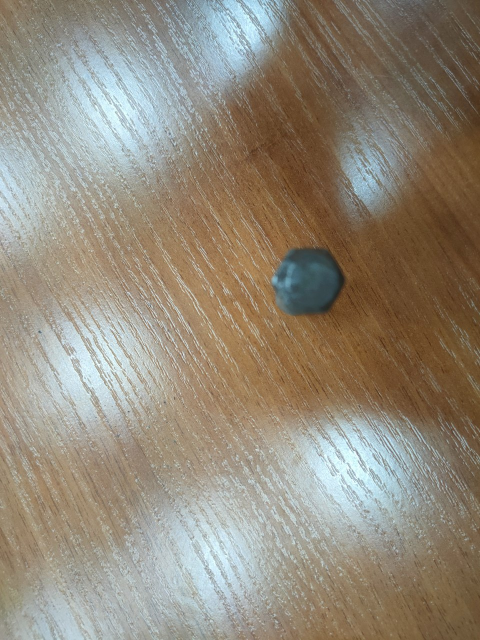
#> input picture data/photo_10_2024-02-26_11-57-40.jpg, 960 x 1280 px (shown at 1/2 size); its folder holds only this picture in this run
$ python main.py
#> lines starting #> are read from the running program, lines starting #| are printed output that depends on the picture
from src.constants import *
from src.utils import *
from src.get_angle import get_angle
from yolo.make_predictions import get_predictions
import cv2 as cv
import numpy as np
import math
import glob
import sys


class Button:
    def __init__(self, x, y, text, font_scale):
#> in main, img is the input picture: shape (1280, 960, 3); mean B, G, R 122.6, 137.8, 146.9
        self.x = x
        self.y = y
        self.font_scale = font_scale
        self.text = text

        text_size, *_ = cv.getTextSize(text, cv.FONT_HERSHEY_SIMPLEX, font_scale, 2)
        self.w = text_size[0] + 20
        self.h = text_size[1] + 10

        self.rendered_button = np.ones((self.h, self.w, 3), dtype=np.uint8) * 255
        self.rendered_button = cv.rectangle(self.rendered_button, (0, 0), (self.w - 1, self.h - 1), color=(0, 0, 0), thickness=2)
        self.rendered_button = cv.putText(self.rendered_button, text, (10, self.h - 5), cv.FONT_HERSHEY_SIMPLEX, font_scale, color=(0, 0, 0), thickness=2)

    def check4click(self, x, y):
        if self.x <= x <= self.x + self.w and self.y <= y <= self.y + self.h:
            return True
        else:
            return False


class CoordinateStorage:
    def __init__(self):
        self.point = [None, None]

    def click_event(self, event, x, y, flags, params):
        if event == cv.EVENT_LBUTTONDOWN:
            self.point[0] = x
            self.point[1] = y

    def empty_points(self):
        self.point = [None, None]


def render_window(images, mode, buttons, dots=None, rects=None, angle=None):
#> called with mode = 1
    window = np.ones((WINDOW_HEIGHT, WINDOW_WIDTH, CHANNELS), dtype=np.uint8) * 255
    for b in buttons:
        window[b.y: b.y + b.h, b.x: b.x + b.w] = b.rendered_button

    if dots is not None:
        for dot in dots:
            cv.circle(images, dot, 4, (0, 0, 255), -1)
    if rects is not None:
        cv.putText(window, f"{len(rects)} objects", (10, 300), 0, 2, (0, 0, 0), 2)
        for rect in rects:
            cv.rectangle(images, rect[0], rect[1], (0, 255, 0), 2)

    if angle == 404:
        cv.putText(window, f"imposible to", (900, 300), 0, 1, (0, 0, 0), 2)
        cv.putText(window, f"determine angle", (900, 330), 0, 1, (0, 0, 0), 2)
    elif angle is not None:
        cv.putText(window, f"{angle} rad", (900, 300), 0, 1, (0, 0, 0), 1)

    if mode == 1 or mode == 2:
        h, w, *_ = images.shape
#> h = 1280; w = 960
        new_size = int(CROP_SIZE * 1.5)
        img = cv.resize(images, (int(new_size / (h / w)), new_size))
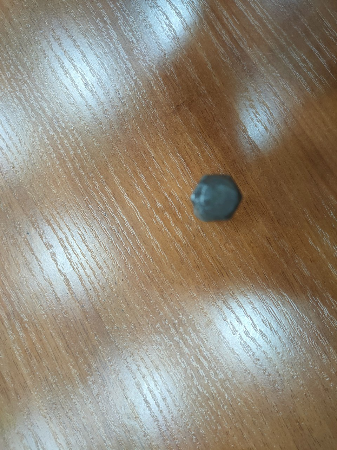
#> img: shape (450, 337, 3); mean B, G, R 122.5, 137.6, 146.8
        h, w, *_ = img.shape
#> h = 450; w = 337
        window[10:10 + h, (WINDOW_WIDTH - w) // 2: (WINDOW_WIDTH - w) // 2 + w] = img
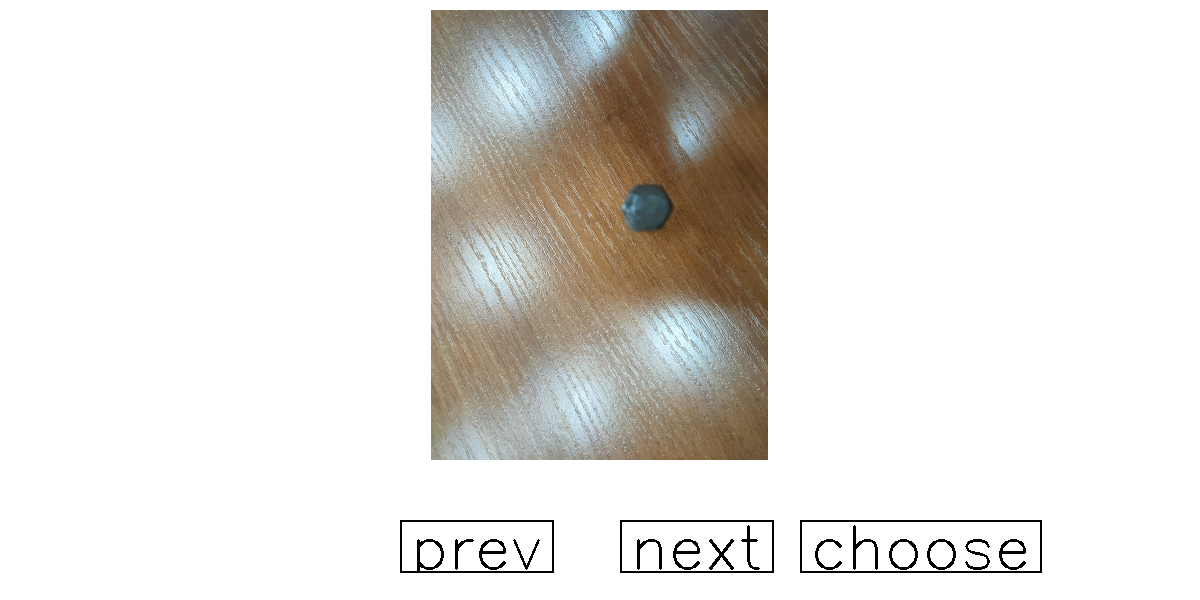
#> window: shape (600, 1200, 3); mean B, G, R 224.9, 228.1, 230
    else:
        left_img, right_img = images
        window[LEFT_yOFFSET:LEFT_yOFFSET + CROP_SIZE, LEFT_xOFFSET:LEFT_xOFFSET + CROP_SIZE] = left_img
        window[RIGHT_yOFFSET:RIGHT_yOFFSET + CROP_SIZE, RIGHT_xOFFSET:RIGHT_xOFFSET + CROP_SIZE] = right_img

    return window


def main():
    raw_coords = list()
    coords = list()
    pressedDone = False

    image_paths = "data/"
    samples = glob.glob(image_paths + "*.png") + glob.glob(image_paths + "*.jpg")

    storage = CoordinateStorage()

    main_buttons = [Button(400, 520, "prev", 2),
                    Button(620, 520, "next", 2),
                    Button(800, 520, "choose", 2)]

    angle = None
    img_id = 0
    mode = 1
    rects = None
    pts = None

    while True:

        if mode == 1:
            img = cv.imread(samples[img_id])
            buttons = main_buttons
        elif mode == 2:
            buttons = [Button(500, 520, "back", 2),]
        window = render_window(img, mode, buttons, pts, rects, angle)
        cv.imshow(WINDOW_NAME, window)


        cv.setMouseCallback(WINDOW_NAME, storage.click_event)
        if storage.point[0] is not None:
            x, y = storage.point
        else:
            x, y = -1, -1


        if mode == 1:
            if buttons[0].check4click(x, y):
                img_id = max(0, img_id - 1)
                storage.empty_points()
            elif buttons[1].check4click(x, y):
                img_id = min(len(samples) - 1, img_id + 1)
                storage.empty_points()
            elif buttons[2].check4click(x, y):
                mode = 2
                storage.empty_points()
                continue

        if mode ==2:
            if buttons[0].check4click(x, y):
                rects = None
                pts = None
                angle = None
                mode = 1
                storage.empty_points()

        if cv.waitKey(1) == ord('q'):
#> (key q is pressed here)
            break

        if mode == 2 and rects is None:
            rects = []
            pts = []
            for label in get_predictions(samples[img_id]):
                cx, cy, w, h, conf, *kpts = label
                height, width, _ = img.shape
                cx *= width
                cy *= height
                w *= width
                h *= height

                rects.append(((int(cx - w / 2), int(cy - h / 2)), (int(cx + w / 2), int(cy + h / 2))))
                points = list()
                for i in range(0, len(kpts), 3):
                    pts.append((int(kpts[i] * width), int(kpts[i + 1] * height)))
                    points.append(pts[-1])

                if len(points) == 6 and (angle == 404 or angle is None):
                    angle = get_angle(points, "hexagon")
                else:
                    angle = 404

if __name__ == "__main__":
    main()

$ run again, on data/photo_3_2024-02-26_11-57-40.jpg
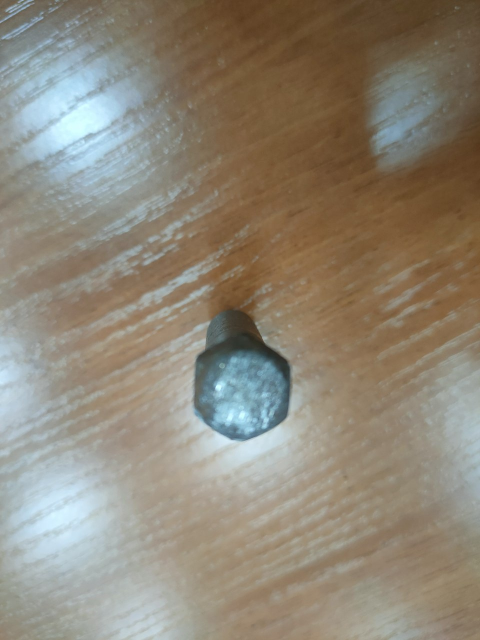
#> input picture data/photo_3_2024-02-26_11-57-40.jpg, 960 x 1280 px (shown at 1/2 size)
#> in main, img is the input picture: shape (1280, 960, 3); mean B, G, R 119.3, 134.2, 142.5
#> in render_window, `img = cv.resize(images, (int(new_size / (h / w)), new_size))`:
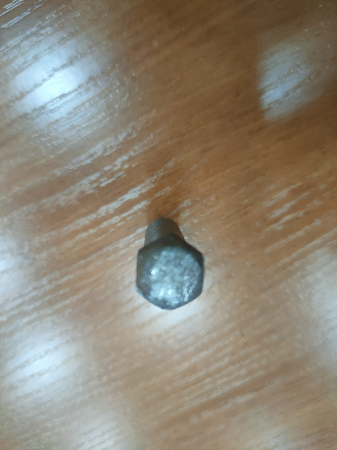
#> img: shape (450, 337, 3); mean B, G, R 119.2, 134.1, 142.4
#> in render_window, `window[10:10 + h, (WINDOW_WIDTH - w) // 2: (WINDOW_WIDTH - w) // 2 + w..`:
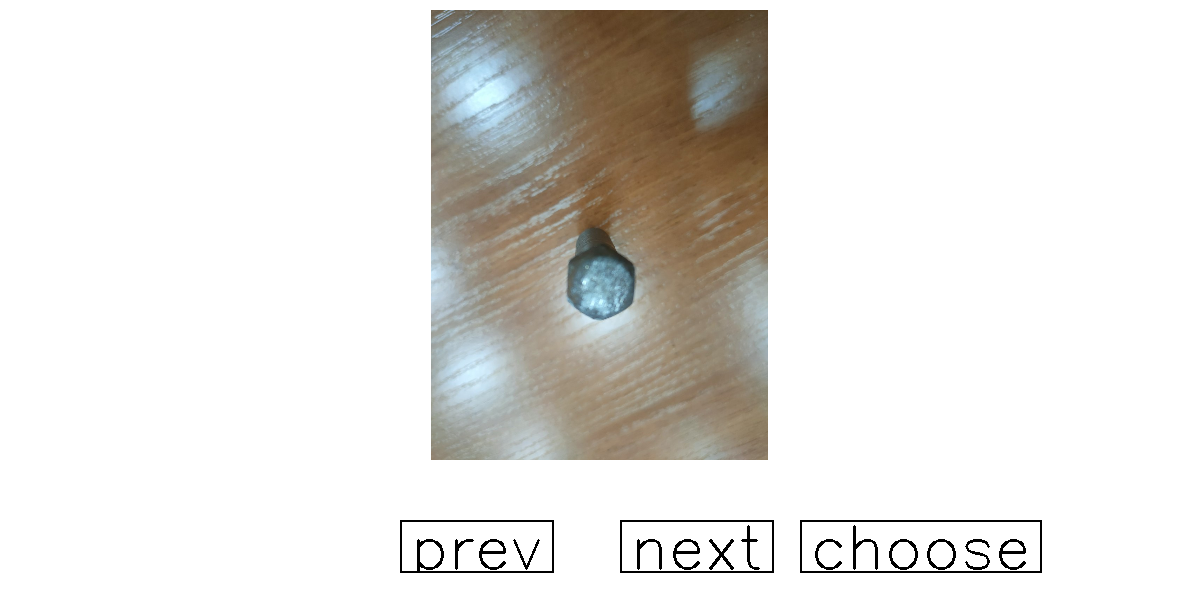
#> window: shape (600, 1200, 3); mean B, G, R 224.2, 227.4, 229.1

$ run again, on data/photo_4_2024-02-26_11-57-40.jpg
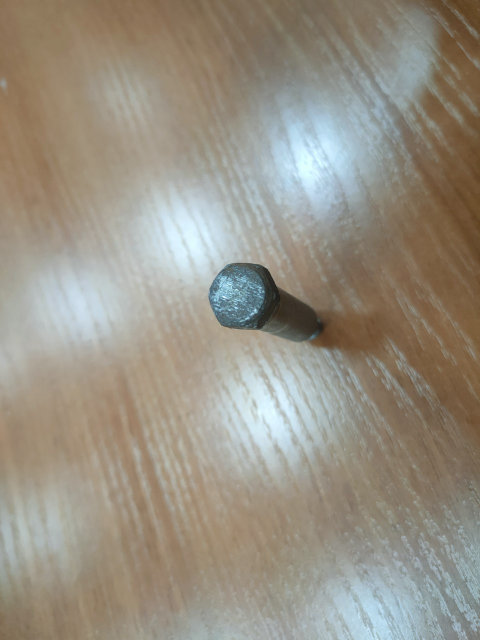
#> input picture data/photo_4_2024-02-26_11-57-40.jpg, 960 x 1280 px (shown at 1/2 size)
#> in main, img is the input picture: shape (1280, 960, 3); mean B, G, R 132.2, 145.3, 151.9
#> in render_window, `img = cv.resize(images, (int(new_size / (h / w)), new_size))`:
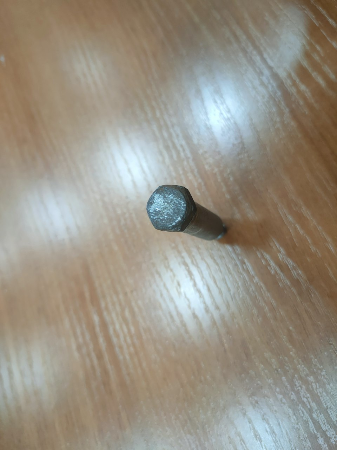
#> img: shape (450, 337, 3); mean B, G, R 132.1, 145.2, 151.8
#> in render_window, `window[10:10 + h, (WINDOW_WIDTH - w) // 2: (WINDOW_WIDTH - w) // 2 + w..`:
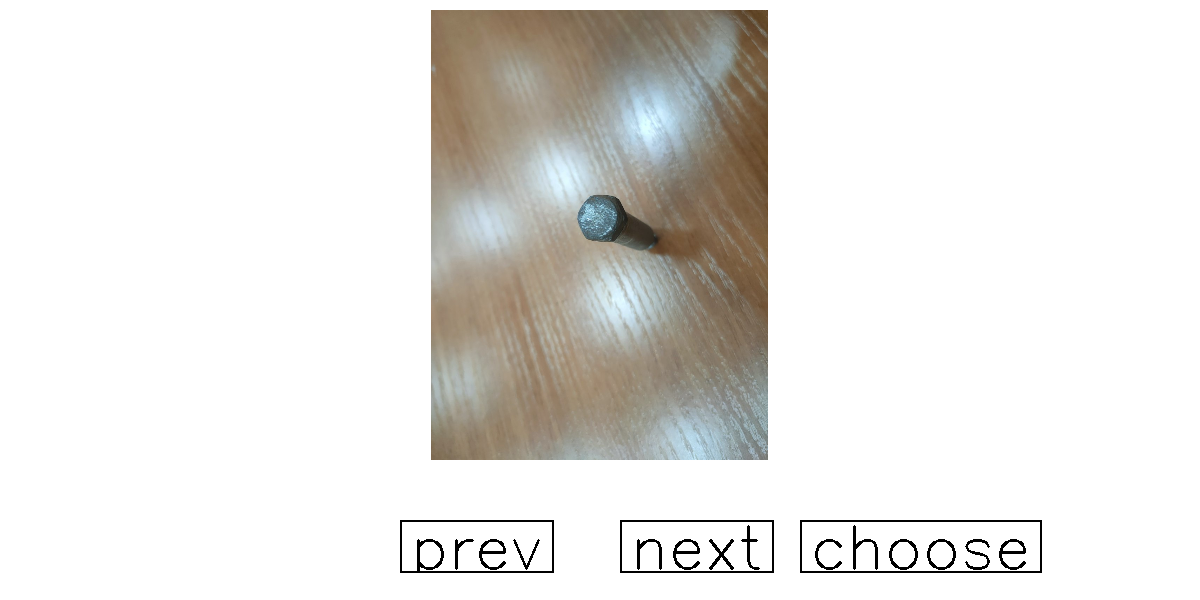
#> window: shape (600, 1200, 3); mean B, G, R 227, 229.7, 231.1

$ run again, on data/photo_5_2024-02-26_11-57-40.jpg
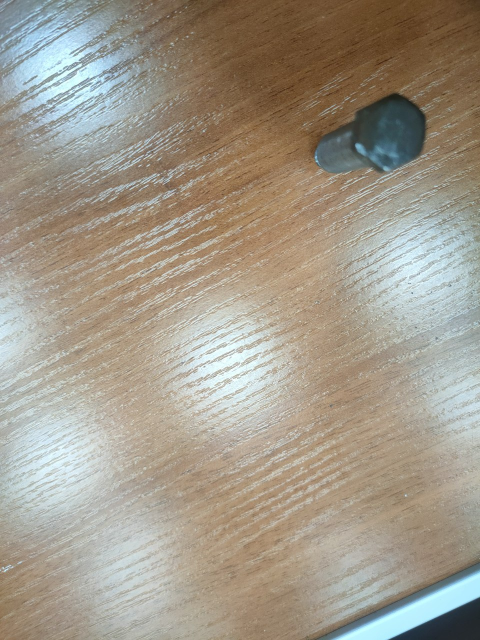
#> input picture data/photo_5_2024-02-26_11-57-40.jpg, 960 x 1280 px (shown at 1/2 size)
#> in main, img is the input picture: shape (1280, 960, 3); mean B, G, R 138.3, 152.8, 160.9
#> in render_window, `img = cv.resize(images, (int(new_size / (h / w)), new_size))`:
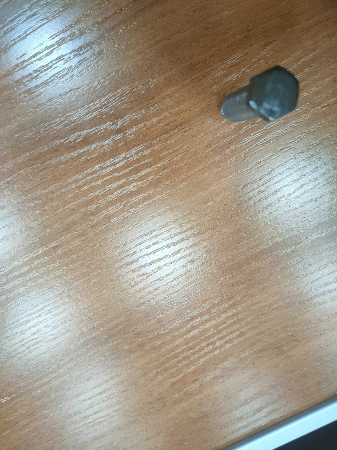
#> img: shape (450, 337, 3); mean B, G, R 138.2, 152.7, 160.8
#> in render_window, `window[10:10 + h, (WINDOW_WIDTH - w) // 2: (WINDOW_WIDTH - w) // 2 + w..`:
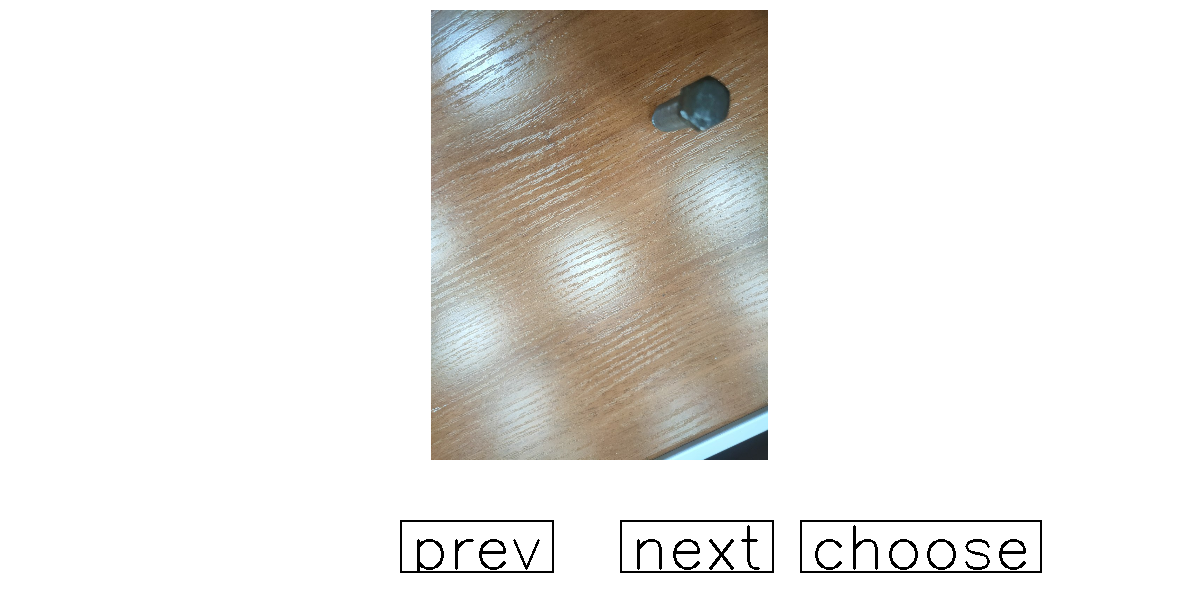
#> window: shape (600, 1200, 3); mean B, G, R 228.2, 231.3, 233

$ run again, on data/photo_10_2024-05-17_18-10-41.jpg
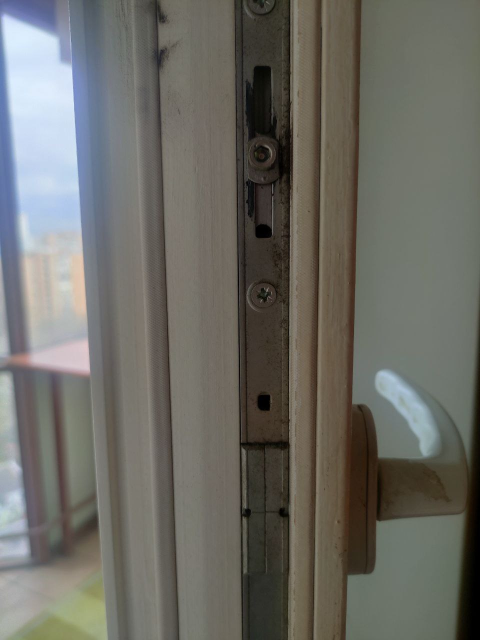
#> input picture data/photo_10_2024-05-17_18-10-41.jpg, 960 x 1280 px (shown at 1/2 size)
#> in main, img is the input picture: shape (1280, 960, 3); mean B, G, R 100.9, 107.2, 107.9
#> in render_window, `img = cv.resize(images, (int(new_size / (h / w)), new_size))`:
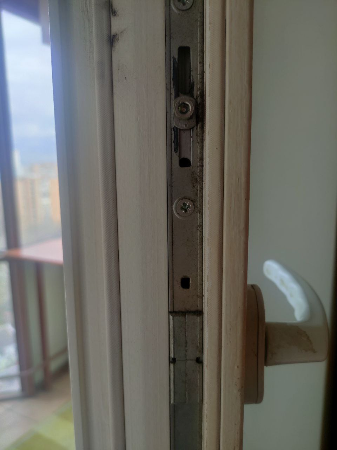
#> img: shape (450, 337, 3); mean B, G, R 100.8, 107.1, 107.9
#> in render_window, `window[10:10 + h, (WINDOW_WIDTH - w) // 2: (WINDOW_WIDTH - w) // 2 + w..`:
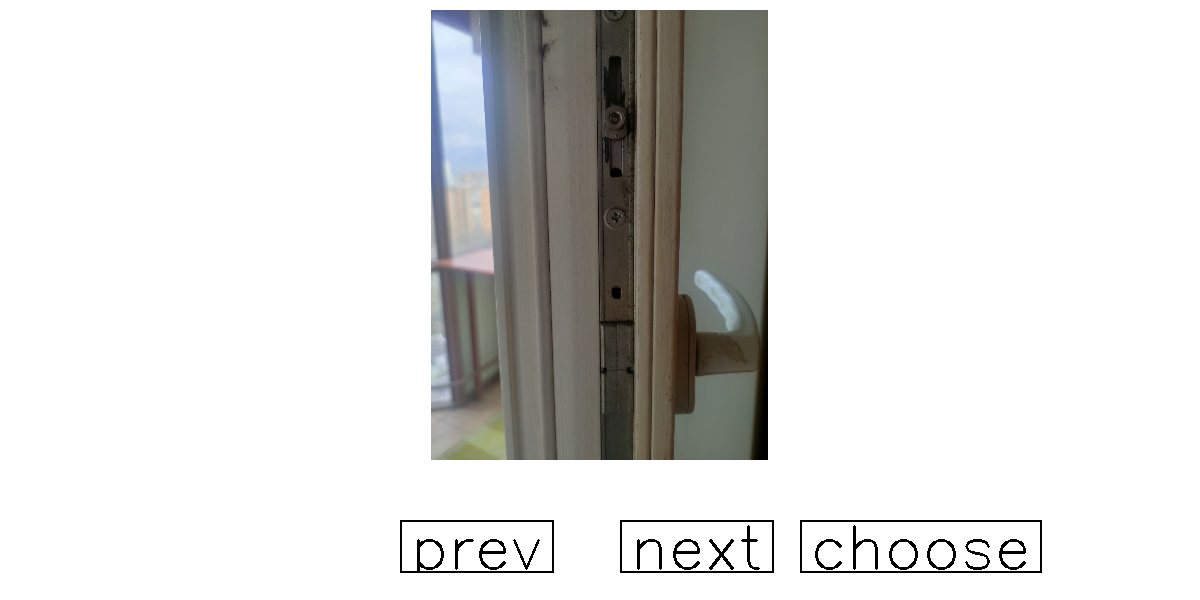
#> window: shape (600, 1200, 3); mean B, G, R 220.4, 221.7, 221.8
